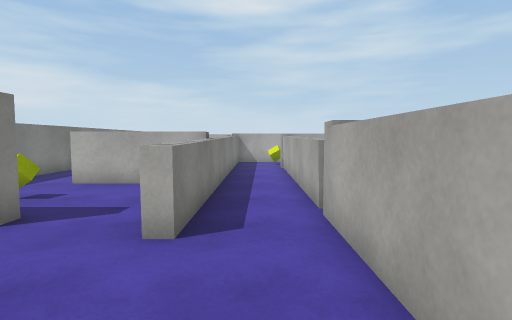
View 1 (above)

19 first-person views from a walk through a Unity game level. The camera is 1.3 m above the floor, tilts 4° down and sees 80° across. The floor is counted in squares, 1 m on a side. Each view is taken from the middle of a square. On the plan, view 1 faces up. The plan holds only what a view shows up to about 14 squares ahead; the rest is blank. The player is left out. Surface patterns are stand-ins for the level's own textures.

View 2
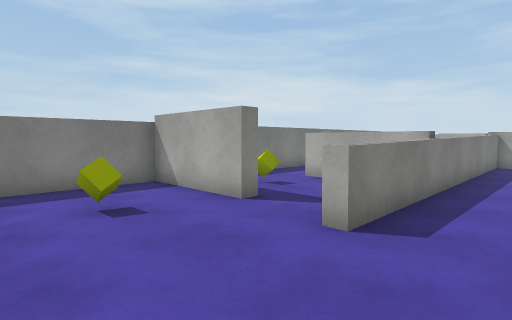

View 3
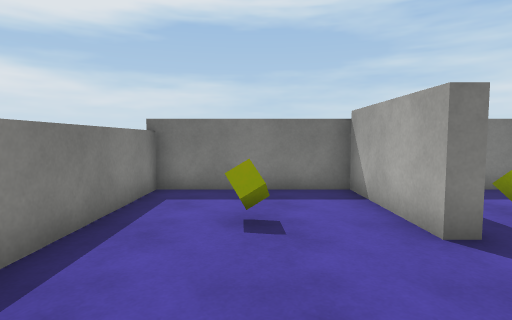

View 4
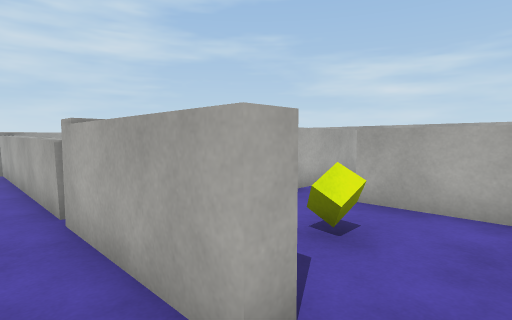

View 5
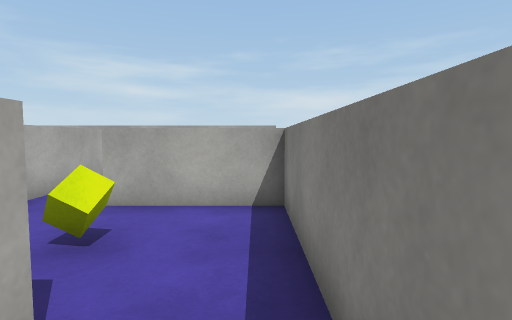

View 6
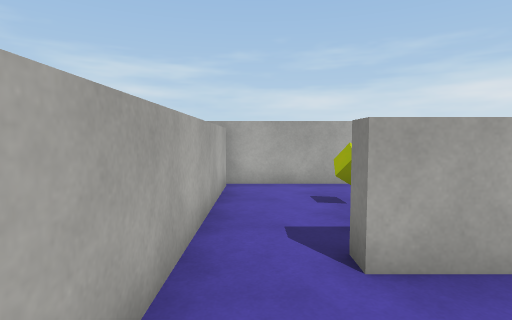

View 7
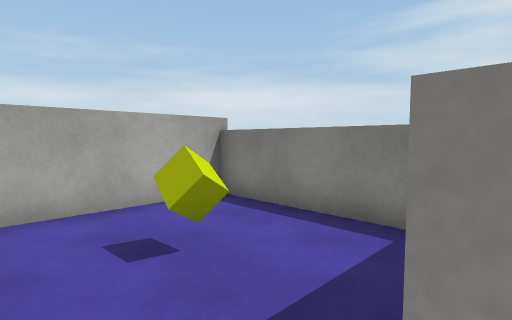

View 8
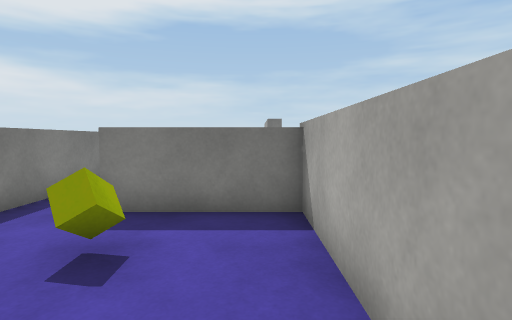

View 9
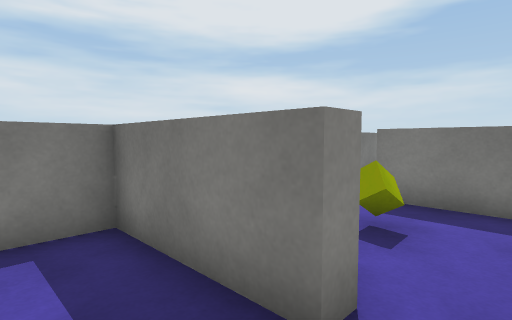

View 10
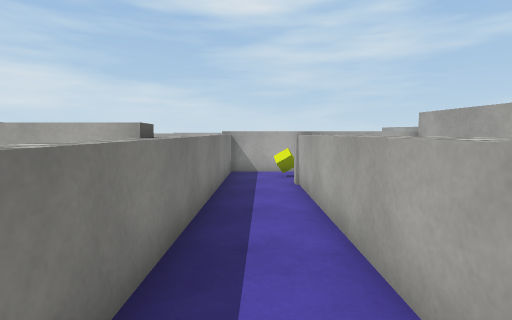

View 11
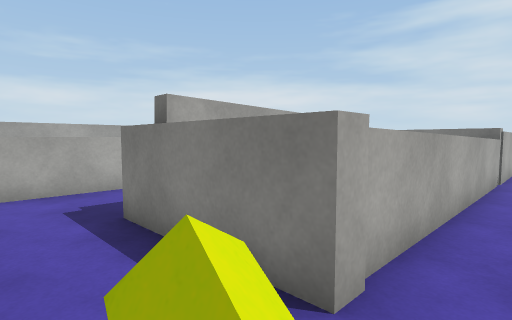

View 12
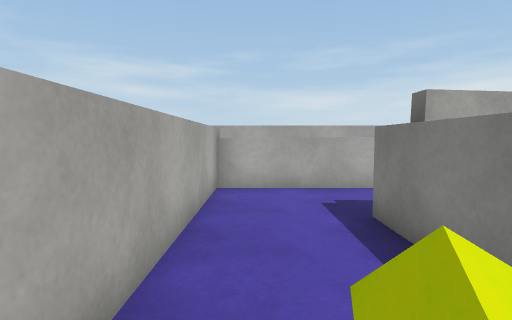

View 13
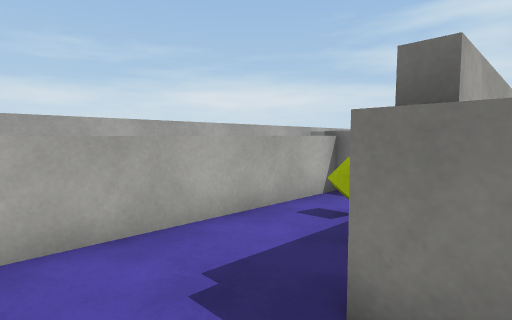

View 14
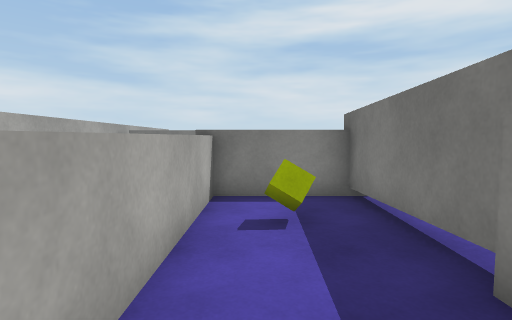

View 15
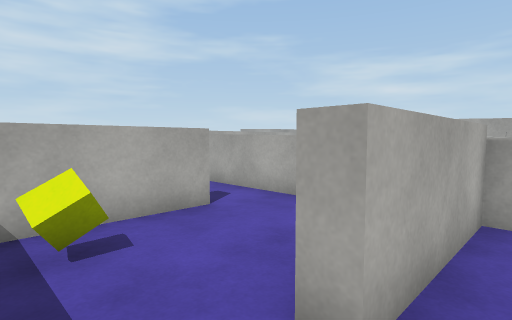

View 16
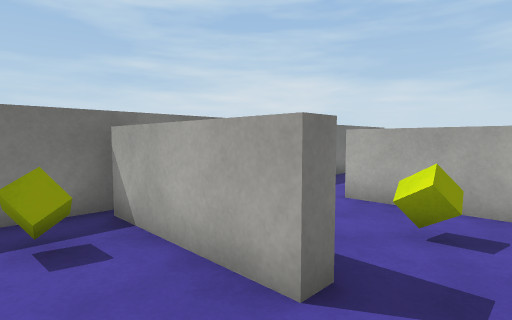

View 17
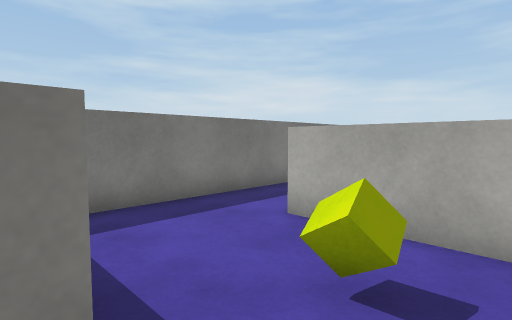

View 18
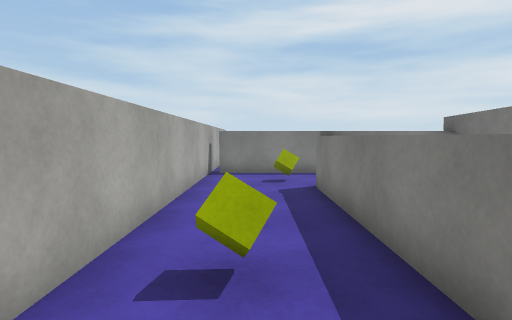

View 19
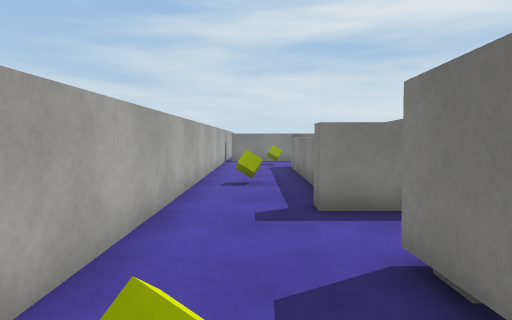

### Floor plan
Key: @ floor where view 1 was taken; # wall or solid block; . floor; = window, fence, low wall or low ledge; ^ raised ledge; B block.
Columns run from 8 left of view 1 to 12 right of it. Each row starts with its distance up from view 1.
 23                   .
 22 #                 B
 21 #.              #...#
 20 #.              #...#
 19 #..             ....#
 18 #..            .....#
 17 #..##############...#
 16 #......^........#...#
 15 #....B.^.B......^...#
 14 #......#.^^^^^..^.B.#
 13 #^^^^..#.#  .#..^...#
 12 #.B....#.#  .#..^...#
 11 #......#.#  .#B.^...#
 10 #....  #.#  .#..#...#
  9 #..^^^^^.#   #^^^...#
  8 #......=.#.     ....#
  7  ..B...=.#.     .B..#
  6   .....=.=      ....#
  5 #####..=.############
  4 #......#.^#.........#
  3 #........^....^.....#
  2 #..B.....^..B.^..B..#
  1 #....... =....^.....#
  0 #...... @.....^.....#
 -1 ##############^######

Where each view was taken, in squares from view 1:
view 1: 0 up, 0 right, facing up
view 2: 0 up, 1 right, facing up-left
view 3: 2 up, 0 right, facing left
view 4: 0 up, 0 right, facing up-right
view 5: 0 up, 0 right, facing right
view 6: 4 up, 3 right, facing right
view 7: 4 up, 6 right, facing down-right
view 8: 4 up, 7 right, facing left
view 9: 4 up, 8 right, facing down-left
view 10: 5 up, 0 right, facing up
view 11: 16 up, 0 right, facing down-right
view 12: 16 up, 0 right, facing right
view 13: 16 up, 4 right, facing down-right
view 14: 16 up, 7 right, facing down
view 15: 8 up, 7 left, facing up-right
view 16: 11 up, 2 left, facing up-left
view 17: 13 up, 2 left, facing up-left
view 18: 17 up, 10 right, facing down
view 19: 23 up, 10 right, facing down
